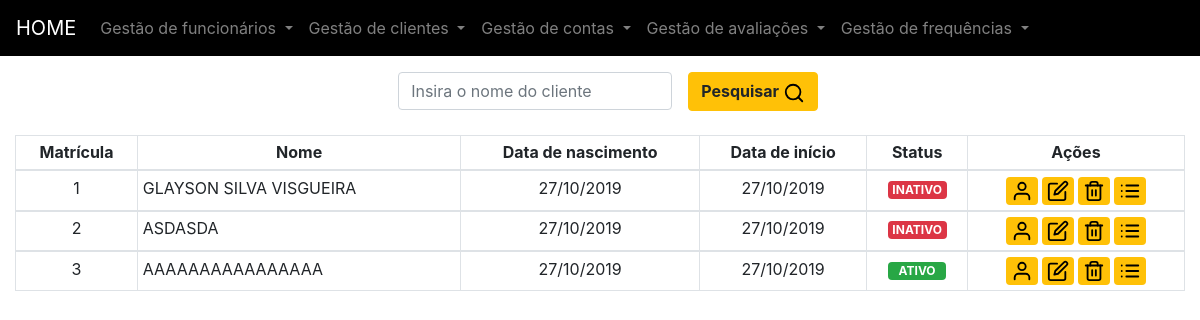
The app's page /cliente/clientes-cadastrados/, older data.
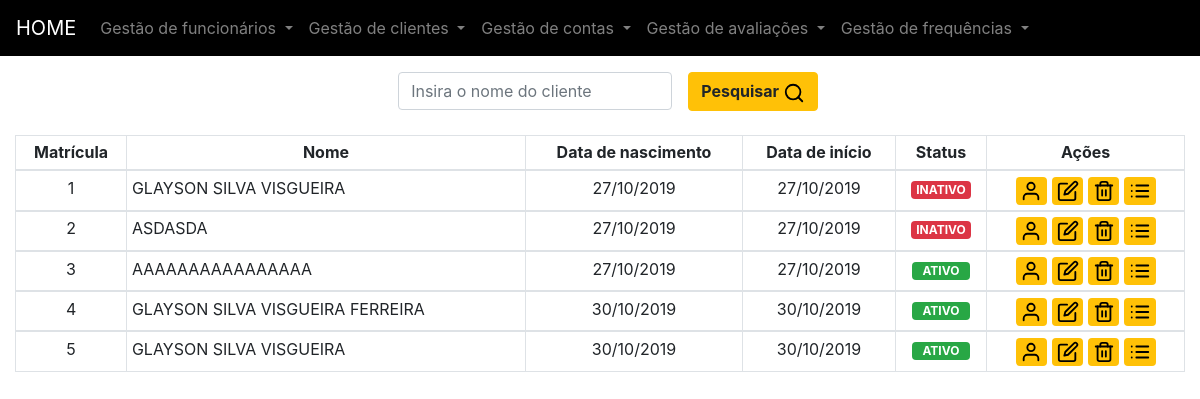
The same page, newer data.
### clientes/models.py (models this page shows, shortened)
class Cliente(models.Model):
	id = models.AutoField(primary_key=True)
	cpf = models.CharField('CPF:', max_length = 11, blank=False, validators=[validar_cpf])
	rg = models.CharField('RG:', max_length = 14, blank=False)
	nome = models.CharField('Nome:', max_length = 100, blank=False)
	endereco = models.CharField('Endereço:', max_length = 150, blank=False)
	complemento = models.CharField('Complemento do endereço:', max_length = 150, null=True, blank=True)
	bairro = models.CharField('Bairro:', max_length = 40, blank=False)
	cidade = models.CharField('Cidade:', max_length = 40, blank=False)
	uf = models.CharField('UF:',  choices=UF,max_length = 2, blank=False)
	nascimento = models.DateField('Data de nascimento:', blank = False)
	telefone = models.CharField('Telefone:', max_length = 12, blank=True, null=True, validators=[validar_telefone])
	email = models.EmailField(max_length=70, null=True, blank=True, unique=True)
	dataInicio = models.DateField('Data de início:', blank = False)
	created_at = models.DateTimeField('Criado em',auto_now_add = True)
	updated_at = models.DateTimeField('Atualizado em',auto_now = True)
	status = models.CharField('Status:', choices=STATUS,max_length = 7, blank=False)
	class Meta:
		verbose_name = "Cliente"
		verbose_name_plural = "Clientes"
		ordering = ['id','cpf','rg','nome','dataInicio','status']

### clientes/views.py (the view)
# urls.py: path('clientes-cadastrados/',views.listar_clientes, name="listar_clientes"),
def listar_clientes(request):
    clientes = Cliente.objects.all().order_by('id')
    template_name = 'listar-clientes.html'
    pesquisar = request.GET.get('pesquisar_cliente')
    if is_valid_queryparam(pesquisar):
        clientes = clientes.filter(nome__icontains=pesquisar) #Pesquisar por objetos que contém a string contida na variável pesquisar.
    context = {
        'clientes': clientes,
    }
    return render(request, template_name, context)

### clientes/views.py (called while the page is built)
def is_valid_queryparam(param):
    return param != '' and param is not None

### clientes/templates/listar-clientes.html (shortened to what this page needs)
{% extends "base.html" %}
{% block content %}
<div class="container">
	<div class="row">
<form class="form-inline mx-auto">
  <div class="form-group mx-sm-3 ">
 	  <input type="text" class="form-control" name="pesquisar_cliente" placeholder="Insira o nome do cliente">
  </div>
  <button type="submit" class="btn btn-warning font-weight-bold">Pesquisar <img src="/static/feather/search.svg" alt="search" class="icone"></button>
</form>
	</div>
</div>
 	<br/>
	<div class="table-responsive col-md-12">
		<table class="table table-bordered  table-hover table-sm" cellspacing="0" cellpadding="0">
			<thead>
				<tr>
					<th class="text-center">Matrícula</th>
					<th class="text-center">Nome</th>
					<th class="text-center">Data de nascimento</th>
					<th class="text-center">Data de início</th>
					<th class="text-center">Status</th>
					<th class="text-center">Ações</th>
				</tr>
			</thead>
			<tbody>
				<tr>
					{% for cliente in clientes %}
					<td class="text-center">{{ cliente.id }}</td>
					<td >{{ cliente.nome|upper }}</td>
					<td class="text-center">{{ cliente.nascimento|date:"d/m/Y" }}</td>
					<td class="text-center">{{ cliente.dataInicio|date:"d/m/Y" }}</td>
					<td class="text-center">
						{% if cliente.status == "ATIVO" %}
						<span class="badge badge-success mx-auto">&nbsp;&nbsp;{{ cliente.status }}&nbsp;&nbsp;</span>
						{% else %}
						<span class="badge badge-danger mx-auto">{{ cliente.status }}</span>
						{% endif%}
					</td>
					<td class=" text-center actions">
						<a href="{% url 'dados_cliente' id=cliente.id %}" class="badge badge-warning" data-toggle="tooltip" data-placement="top" title="Informações completas"><img src="/static/feather/user.svg" alt="user" class="icone">
					</a>
						<a href="{% url 'editar_cliente' pk=cliente.pk %}" class="badge badge-warning" data-toggle="tooltip" data-placement="top" title="Editar dados"><img src="/static/feather/edit.svg" alt="edit" class="icone">
					</a>
					<a href="#" class="badge badge-warning" data-toggle="tooltip" data-placement="top" title="Excluir cadastro"><img src="/static/feather/trash-2.svg" alt="trash-2" class="icone">
					</a>
					<a href="{% url 'listar_mensalidades' id=cliente.id %}" class="badge badge-warning" data-toggle="tooltip" data-placement="top" title="Listar mensalidades"><img src="/static/feather/list.svg" alt="list" class="icone">
					</a>
					</td>
				</tr>
			</tbody>{% endfor %}
		</table>
	</div>
{% endblock %}

Row changes from the older to the newer data that the page shows:
added Cliente: id "4", nome "GLAYSON SILVA VISGUEIRA FERREIRA", nascimento "30/10/2019", dataInicio "30/10/2019", status "ATIVO"
added Cliente: id "5", nome "GLAYSON SILVA VISGUEIRA", nascimento "30/10/2019", dataInicio "30/10/2019", status "ATIVO"
